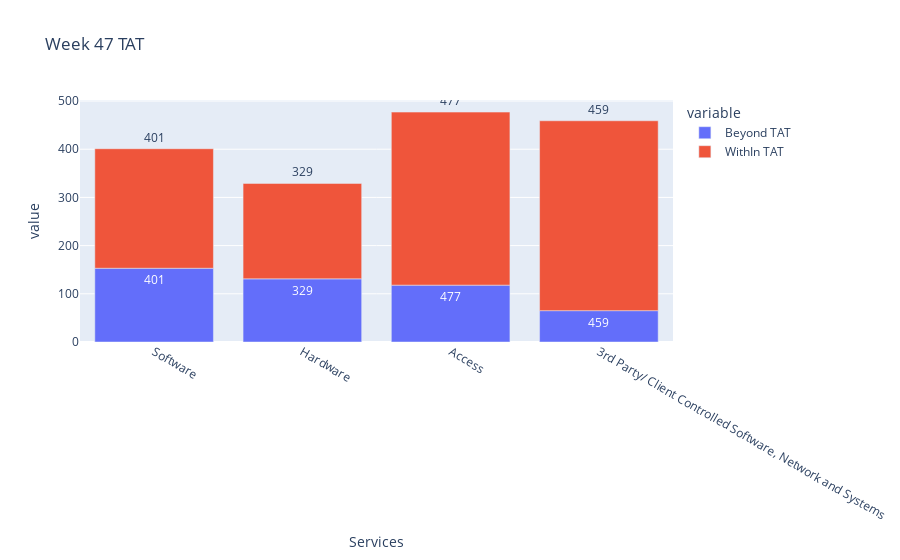

Source (notebook cell):
### Code cell
dftop = df.nlargest(4, 'Beyond TAT Distribution Percentage')
fig2 = px.bar(dftop, x="Services", y=["Beyond TAT", "WithIn TAT"], text='Week47 Ticket Count', title="Week 47 TAT")
fig2.update_traces(textposition='outside')
fig2.show()

### Figure 1 — Plotly figure (JSON) as saved in the notebook; plotly's stock layout.template omitted (floating-point values rounded to 4 significant figures)
{"data": [{"alignmentgroup": "True", "hovertemplate": "variable=Beyond TAT<br>Services=%{x}<br>value=%{y}<br>Week47 Ticket Count=%{text}<extra></extra>", "legendgroup": "Beyond TAT", "marker": {"color": "#636efa", "pattern": {"shape": ""}}, "name": "Beyond TAT", "offsetgroup": "Beyond TAT", "orientation": "v", "showlegend": true, "text": [401, 329, 477, 459], "textposition": "outside", "type": "bar", "x": ["Software", "Hardware", "Access", "3rd Party/ Client Controlled Software, Network and Systems"], "xaxis": "x", "y": [153, 131, 118, 65], "yaxis": "y"}, {"alignmentgroup": "True", "hovertemplate": "variable=WithIn TAT<br>Services=%{x}<br>value=%{y}<br>Week47 Ticket Count=%{text}<extra></extra>", "legendgroup": "WithIn TAT", "marker": {"color": "#EF553B", "pattern": {"shape": ""}}, "name": "WithIn TAT", "offsetgroup": "WithIn TAT", "orientation": "v", "showlegend": true, "text": [401, 329, 477, 459], "textposition": "outside", "type": "bar", "x": ["Software", "Hardware", "Access", "3rd Party/ Client Controlled Software, Network and Systems"], "xaxis": "x", "y": [248, 198, 359, 394], "yaxis": "y"}], "layout": {"barmode": "relative", "legend": {"title": {"text": "variable"}, "tracegroupgap": 0}, "title": {"text": "Week 47 TAT"}, "xaxis": {"anchor": "y", "domain": [0, 1], "title": {"text": "Services"}}, "yaxis": {"anchor": "x", "domain": [0, 1], "title": {"text": "value"}}}}
